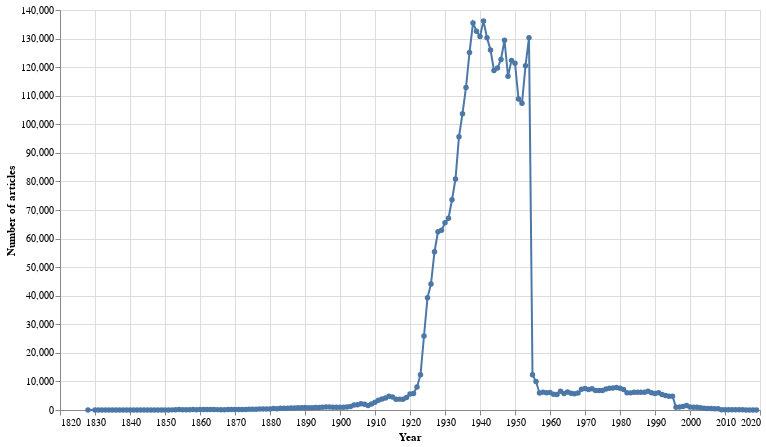

Notebook cell for this chart:
### Markdown cell above
Now let's display the data as a chart using [Altair](https://altair-viz.github.io/index.html).

### Code cell
alt.Chart(df).mark_line(point=True).encode(
    # Years on the X axis
    x=alt.X("year:Q", axis=alt.Axis(format="c", title="Year")),
    # Number of articles on the Y axis
    y=alt.Y("total_results:Q", axis=alt.Axis(format=",d", title="Number of articles")),
    # Display details when you hover over a point
    tooltip=[
        alt.Tooltip("year:Q", title="Year"),
        alt.Tooltip("total_results:Q", title="Articles", format=","),
    ],
).properties(width=700, height=400)

### Figure 1 — Vega-Lite specification as saved in the notebook (floating-point values rounded to 4 significant figures; data arrays with more than 128 entries replaced by an {"elided": "..."} marker saying what was removed)
{"config": {"view": {"continuousWidth": 400, "continuousHeight": 300}}, "data": {"name": "data-d464a3fe886cae753ce14796d7c19418"}, "mark": {"type": "line", "point": true}, "encoding": {"tooltip": [{"field": "year", "title": "Year", "type": "quantitative"}, {"field": "total_results", "format": ",", "title": "Articles", "type": "quantitative"}], "x": {"axis": {"format": "c", "title": "Year"}, "field": "year", "type": "quantitative"}, "y": {"axis": {"format": ",d", "title": "Number of articles"}, "field": "total_results", "type": "quantitative"}}, "height": 400, "width": 700, "$schema": "https://vega.github.io/schema/vega-lite/v4.17.0.json", "datasets": {"data-d464a3fe886cae753ce14796d7c19418": {"elided": "191 records"}}}
